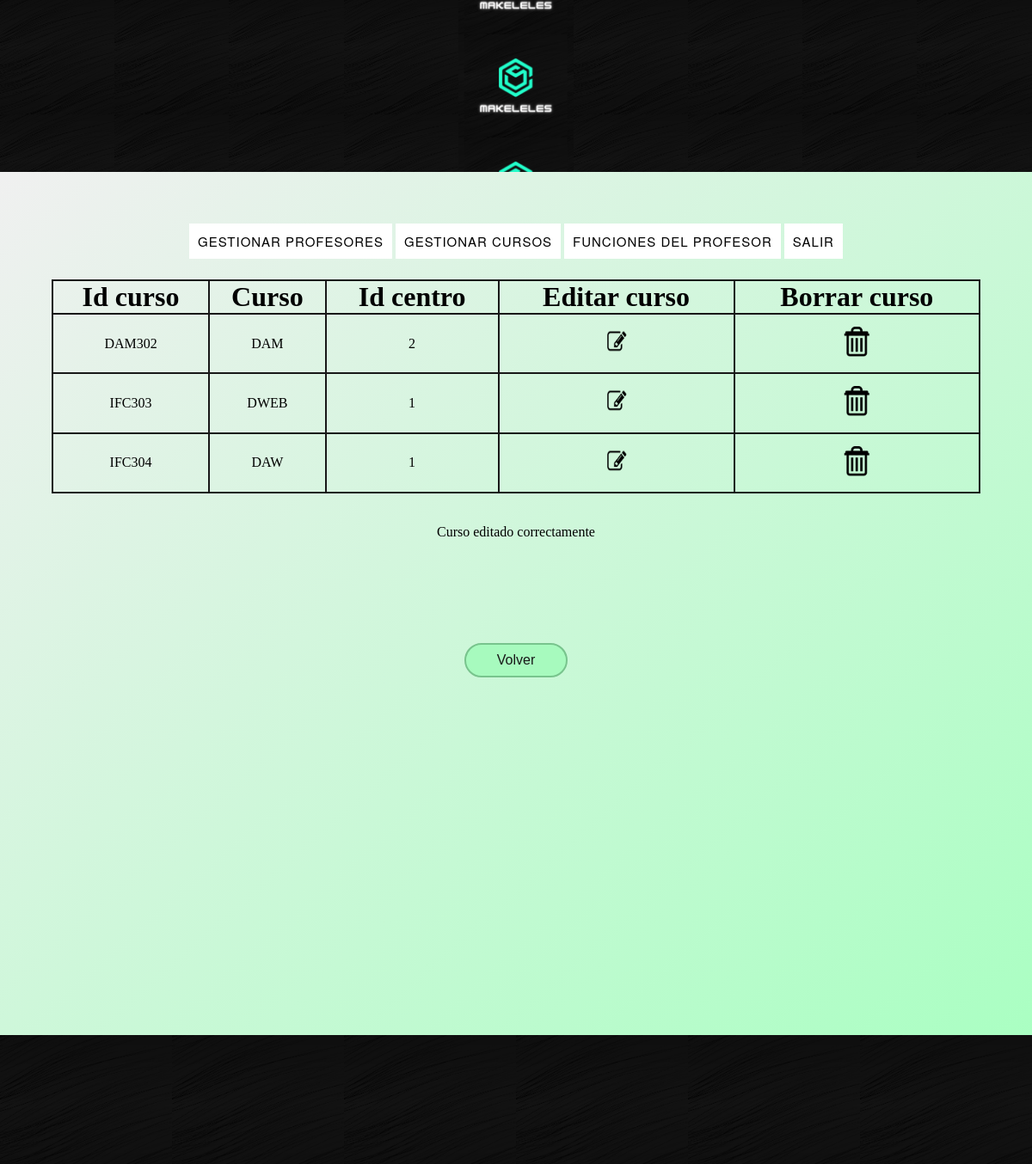
Screenshot of /TeamMaker/CRUDS/Cursos/ListarCurso.php?situacion=1 with the database file from the repository.
### tables this page shows
CREATE TABLE `CURSO` (
  `idCurso` varchar(10) NOT NULL,
  `Nombre` varchar(20) NOT NULL,
  `CENTRO_idCentro` int NOT NULL
);

### TeamMaker/CRUDS/Cursos/ListarCurso.php (the view, shortened to what this page needs)
<?php
include "../../BBDD/includes/funciones.php";
$conexion=conectarBD();
$sql = "SELECT * FROM CURSO";
$consulta=$conexion->prepare($sql);
$consulta->execute();
$curso=$consulta->fetchAll();
?>
<!DOCTYPE html>
<html lang="es">
<head>
    <link rel="stylesheet" href="../../Estilos/Style.css">
</head>
<body class="listarBody">
  <header class="listarHeader">
    <div id="img_header0"></div>
    <div id="img_header1"></div>
    <div id="img_header2"></div>
    <div id="img_header3"></div>
    <div id="img_header4"></div>
    <div id="img_header5"></div>
    <div id="img_header6"></div>
    <div id="img_header7"></div>
    <div id="img_header8"></div>
  </header>
  <div class="listTodo">
  <nav class="menuAdmin">
            <ul>
            <li><a href="../../gestionarProfesor">Gestionar profesores</a>
            </li>
            <li><a href="../../gestionarCurso">Gestionar cursos</a>
            </li>
            <li><a href="../../profesores">Funciones del profesor</a>
            </li>
            <li><a href="../../inicio">Salir</a></li>
            </ul>
            </nav>
  <table class="table" id="tableCurso">
    <thead>
      <tr>
        <td>Id curso</td>
        <td>Curso</td>
        <td>Id centro</td>
        <td>Editar curso</td>
        <td>Borrar curso</td>
      </tr>
    </thead>
    <tbody>
    <?php
      for ($i=0; $i < count($curso); $i++) {
        echo "<tr>
            <td>".$curso[$i]->idCurso."</td><td>".$curso[$i]->Nombre."</td><td>".$curso[$i]->CENTRO_idCentro."</td><td><input class=\"buttonList\" type=\"image\" src=\"../../Estilos/Editar.png\" value=\"x\" name=\"Volver\" onclick=\"redirigir_curso('EditarCurso.php','".$curso[$i]->idCurso."')\"></td><td><input class=\"buttonList\" type=\"image\" src=\"../../Estilos/Eliminar.png\" value=\"X\" name=\"Volver\" onclick=\"redirigir_curso('BorrarCurso.php','".$curso[$i]->idCurso."')\"></td></tr>";
      }
    ?>
    </tbody>
  </table>
  <?php
      $situacion = $_GET['situacion'];
      if (isset($situacion)) {
        switch ($situacion) {
          case '1':
            echo "<br><br><p>Curso editado correctamente</p>";
          break;
        }
      }
    ?>
  <input class="volverListUs" type="button" value="Volver" name="Volver" onclick="redirigir('../../gestionarCurso')">
  </div>
  <footer class="listFoot">
    <div id="img_footer0"></div>
    <div id="img_footer1"></div>
    <div id="img_footer2"></div>
    <div id="img_footer3"></div>
    <div id="img_footer4"></div>
    <div id="img_footer5"></div>
  </footer>
</body>
</html>

### TeamMaker/Estilos/Style.css (style rules this page uses)
* { padding: 0; margin: 0; }
body { display: grid; grid-template-columns: 100%; grid-template-rows: 30% 100% 20%; overflow: hidden; }
header { padding-top: 0; display: grid; grid-template-columns: 1fr 1fr 1fr 1fr 1fr 1fr 1fr 1fr 1fr; grid-template-rows: 1fr; }
footer { display: grid; grid-template-columns: 1fr 1fr 1fr 1fr 1fr 1fr; grid-template-rows: 1fr; }
input { font-size: 100%; outline: none; width: 40%; height: 25%; margin-bottom: 1%; }
#img_header0, #img_header1, #img_header2, #img_header3, #img_header5, #img_header6, #img_header7, #img_header8 { padding-top: 0; background-image: url("Fondo.png"); background-size: 100%; }
#img_header4 { padding-top: 0; background-image: url("Logo.png"); background-size: 90%; background-position: center; }
#img_footer0, #img_footer1, #img_footer2, #img_footer3, #img_footer4, #img_footer5 { padding-top: 0; background-image: url("Fondo.png"); background-size: 100%; }
input[type='button'] { margin-top: 2%; margin-bottom: 7%; font-size: 100%; outline: none; width: 15%; height: 15%; border: solid 2px #78C48D; border-radius: 50px; background-color: #a7fabe; color: rgb(24, 24, 24); }
body.listarBody { display: grid; grid-template-columns: 100%; grid-template-rows: 200px 100% 20%; overflow: visible; }
div.listTodo { background-image: linear-gradient(to bottom right, #F0F0F0, #A8FFC1); text-align: center; padding-top: 5%; padding-bottom: 0; height: 100%; }
table { align-self: center; text-align: center; margin-left: 5%; margin-right: 5%; width: 90%; height: 10%; border-spacing: 0; border: solid 1px rgb(24, 24, 24); }
thead { font-weight: bold; font-size: 200%; }
tr { border: solid 1px rgb(24, 24, 24); }
td { border: solid 1px rgb(24, 24, 24); }
input.buttonList { height: 35px; width: 35px; border-radius: 0%; align-items: center; text-align: center; align-self: center; margin-top: 5%; margin-bottom: 5%; }
input.volverListUs { height: 4%; width: 10%; margin-top: 10%; }
footer.listFoot { height: 150px; }
.menuAdmin ul { list-style:none; margin:0; padding:0; }
.menuAdmin ul li { background-color: white; }
.menuAdmin ul a { display:block; color: black; text-decoration:none; font-weight:400; font-size:15px; padding:10px; font-family:"HelveticaNeue", "Helvetica Neue", Helvetica, Arial, sans-serif; text-transform:uppercase; letter-spacing:1px; }
.menuAdmin ul li { position:relative; display: inline-block; margin:0; padding:0; }
.menuAdmin { padding-bottom: 2%; }

### rows the page displays
curso: idCurso "DAM302", Nombre "DAM", CENTRO_idCentro "2"
curso: idCurso "IFC303", Nombre "DWEB", CENTRO_idCentro "1"
curso: idCurso "IFC304", Nombre "DAW", CENTRO_idCentro "1"
